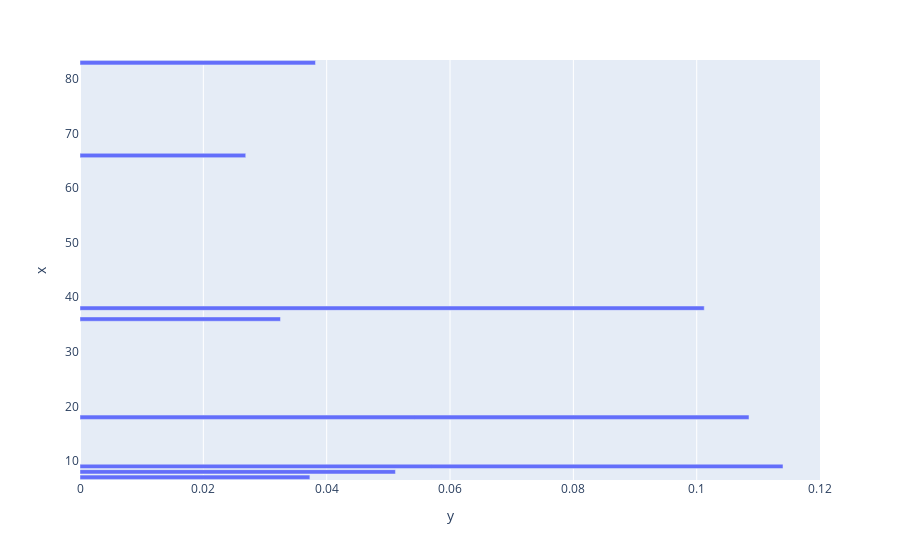

Source (notebook cell):
### Code cell
dict={
    "x":feature_names[indices][0:8],
    "y":importances[indices][0:8]}
AB=pd.DataFrame(dict)
AB=AB.sort_values(by="y",ascending=True)
AB
import plotly.express as px
fig = px.bar(AB,y='x', x='y',orientation='h')
fig.show()
plt.savefig('rffeatures2.png')

### Figure 1 — Plotly figure (JSON) as saved in the notebook; plotly's stock layout.template omitted (floating-point values rounded to 4 significant figures)
{"data": [{"alignmentgroup": "True", "hovertemplate": "y=%{x}<br>x=%{y}<extra></extra>", "legendgroup": "", "marker": {"color": "#636efa", "pattern": {"shape": ""}}, "name": "", "offsetgroup": "", "orientation": "h", "showlegend": false, "textposition": "auto", "type": "bar", "x": [0.02688, 0.03251, 0.03727, 0.03819, 0.05115, 0.1012, 0.1085, 0.114], "xaxis": "x", "y": [66, 36, 7, 83, 8, 38, 18, 9], "yaxis": "y"}], "layout": {"barmode": "relative", "legend": {"tracegroupgap": 0}, "margin": {"t": 60}, "xaxis": {"anchor": "y", "domain": [0, 1], "title": {"text": "y"}}, "yaxis": {"anchor": "x", "domain": [0, 1], "title": {"text": "x"}}}}
